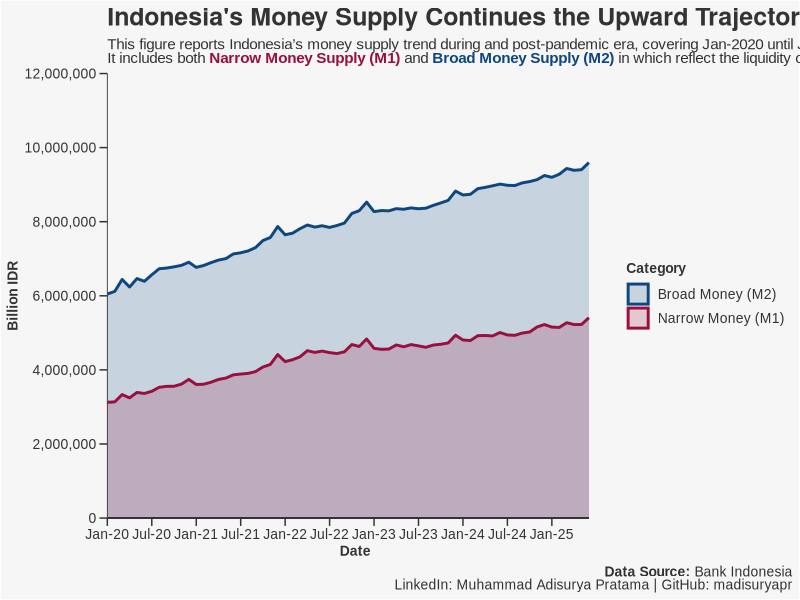
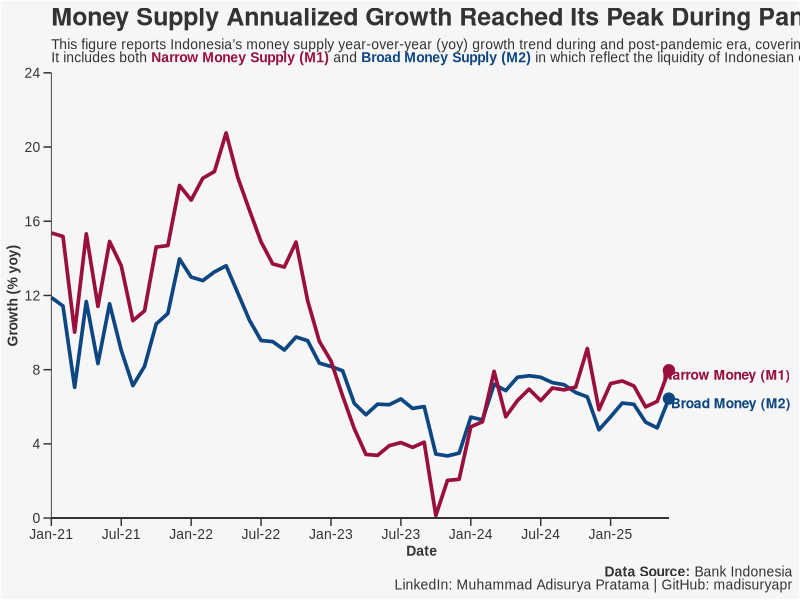
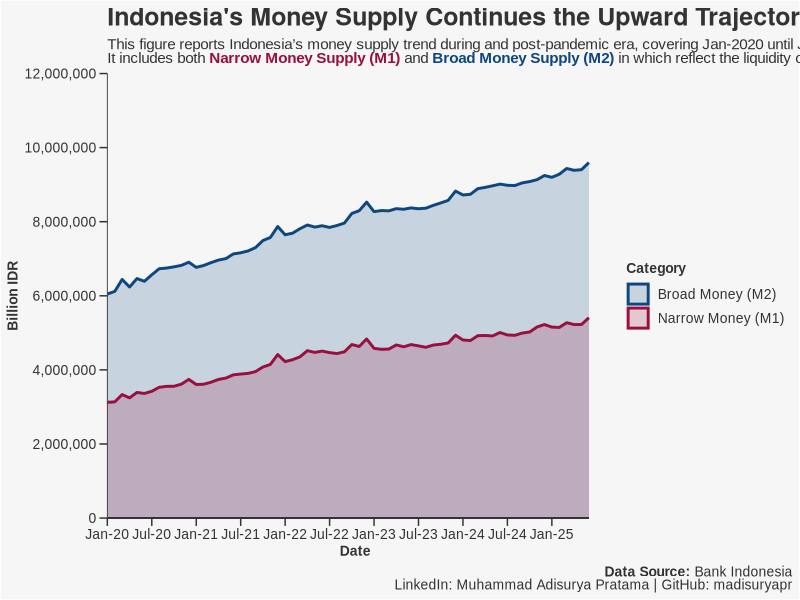
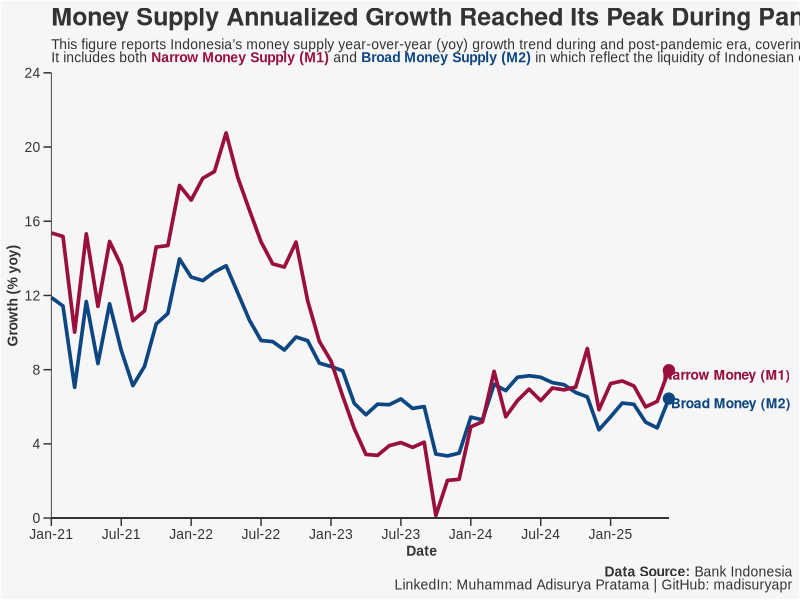

Reproduce these figures in R, in order.
# Indonesia Money Supply Trend During and Post-Pandemic Era
# This R File objective is to perform data visualization for
# Monthly Indonesia's money supply dataset, covering January 2020 until June 2025 period of time.

# Lead necessary packages
library(readxl)    # for importing excel data
library(tidyverse) # for visualizing and data manipulation
library(ggtext)    # packages to conduct additonal text within visualization
library(ggrepel)   # Show text to visualization without any legend
library(zoo)       # Utilized as time series date manipulation
library(scales)    # Converting chart's scale

# Read initial data
money_supply <- read_excel(path = "Data/Indonesia Money Supply.xlsx", sheet = "data")
money_supply # view initial data

# Perform data transformation, this includes:
# 1. Converting data from wide to long format
# 2. Converting values to date
# 3. Creating Variable name and color
moneysupp_long <- money_supply %>%
  pivot_longer(
    cols = '43861':'45838',
    names_to = "Date",
    values_to = "value_billion_idr"
  )

moneysupp_long # view long-formatted data

# Check data classification
class(moneysupp_long$Variable)
class(moneysupp_long$Date)
class(moneysupp_long$value_billion_idr)

# Convert the number string into date format, create monthly time-series date, as well as create Category for Money Supply name, alongside its corresponding color.
moneysupp_long <- moneysupp_long %>%
  mutate(
    Date = as.Date(as.numeric(Date), origin = "1899-12-30"),
    month_date = as.yearmon(Date),
    category_name = case_when(
      Variable == "narrow_money_m1" ~ "Narrow Money (M1)",
      Variable == "broad_money_m2" ~ "Broad Money (M2)"
    ),
    category_color = case_when(
      category_name == "Narrow Money (M1)" ~ "#990F3D",
      category_name == "Broad Money (M2)" ~ "#0D4680"
    )
  )

moneysupp_long # re-check long-formatted data

# Add several features, including:
# difference from previous month
# difference from previous year on the same month
# month-to-month (mtm) growth
# year-over-year (yoy) growth
moneysupp_long <- moneysupp_long %>%
  group_by(category_name) %>%
  arrange(Date, .by_group = TRUE) %>%
  mutate(
    diff_mtm = value_billion_idr - lag(value_billion_idr, 1),
    diff_yoy = value_billion_idr - lag(value_billion_idr, 12),
    growth_mtm = round((value_billion_idr / lag(value_billion_idr, 1) - 1) *100, 2),
    growth_yoy = round((value_billion_idr / lag(value_billion_idr, 12) - 1) * 100, 2)
  ) %>%
  ungroup()

moneysupp_long # check dataframe whether the operation has done properly

# Create dataframe for the most recent data
most_recent <- moneysupp_long %>%
  filter(Date == "2025-06-30")

# Perform data visualization process for Indonesia's Money Supply, both value and yoy growth
# Static Version of Indonesia Money Supply Visualization
id_moneysup_val <- ggplot(
  data = moneysupp_long,
  mapping = aes(
    x = month_date,
    y = value_billion_idr,
    color = category_name,
    fill = category_name
  )
) +
  geom_area(alpha = 0.2, linewidth = 1, position = "identity") +
  geom_segment(
    aes(
      x = min(moneysupp_long$month_date),
      xend = max(moneysupp_long$month_date),
      y = 0, 
      yend = 0
    ),
    color = "#333333",
    linetype = "solid",
    linewidth = 0.3
  ) +
  scale_fill_manual(values = unique(moneysupp_long$category_color)) +
  scale_color_manual(values = unique(moneysupp_long$category_color)) +
  labs(
    title = "Indonesia's Money Supply Continues the Upward Trajectory",
    subtitle = "This figure reports Indonesia's money supply trend during and post-pandemic era, covering Jan-2020 until Jun-2025 period of time. <br>It includes both <span style = 'color:#990F3D;'><b>Narrow Money Supply (M1)</b></span> and <span style = 'color:#0D4680'><b>Broad Money Supply (M2)</b></span> in which reflect the liquidity of Indonesian economy.</br>",
    caption = "<b>Data Source:</b> Bank Indonesia<br>LinkedIn: Muhammad Adisurya Pratama | GitHub: madisuryapr</br>",
    x = "<b>Date</b>", y = "<b>Billion IDR</b>",
    color = "Category", fill = "Category"
  ) +
  scale_y_continuous(
    expand = c(0, 0),
    labels = scales::label_comma(),
    limits = c(0, 12000000),
    breaks = seq(0, 12000000, by = 2000000)
  ) +
  coord_cartesian(
    clip = "off",
    ylim = c(0, 12000000)
  ) +
  scale_x_yearmon(
    expand = expansion(mult = c(0, 0.03)),
    limits = c(as.yearmon("2020-01-01"), as.yearmon("2025-06-01")),
    breaks = seq(
      from = min(moneysupp_long$month_date),
      to = max(moneysupp_long$month_date),
      by = 0.5
    ),
    format = "%b-%y"
  ) +
  theme(
    panel.grid = element_blank(),
    panel.border = element_blank(),
    panel.background = element_rect(fill = "#F6F6F6"),
    plot.background = element_rect(fill = "#F6F6F6"),
    plot.title = element_text(family = "Helvetica", face = "bold", 
                 color = "#333333", size = 18),
    plot.subtitle = ggtext::element_markdown(family = "Arial", color = "#333333", 
                    size = 11),
    plot.caption = ggtext::element_markdown(family = "Arial", color = "#333333", 
                   size = 10),
    plot.caption.position = "plot",
    legend.background = element_rect(fill = "#F6F6F6", color = NA),
    legend.key = element_rect(fill = "#F6F6F6", color = NA),
    legend.title = element_text(
      family = "Arial",
      face = "bold",
      color = "#333333",
      size = 10
    ),
    legend.text = element_text(
      family = "Arial",
      color = "#333333",
      size = 10
    ),
    axis.text.x = element_text(family = "Arial", color = "#333333", size = 10),
    axis.text.y = element_text(family = "Arial", color = "#333333", size = 10),
    axis.title.y = ggtext::element_markdown(family = "Arial", color = "#333333", size = 10),
    axis.title.x = ggtext::element_markdown(family = "Arial", color = "#333333", size = 10),
    axis.line.y = element_line(color = "#333333", linewidth = 0.30),
    axis.line.x = element_blank(),
    axis.ticks.length = unit(0.20, "cm"),
    axis.ticks = element_line(color = "#333333")
  )

id_moneysup_val

# Create Visualization for both M1 and M2 yoy growth
id_moneysup_yoy <- ggplot(
  data = moneysupp_long,
  mapping = aes(
    x = month_date,
    y = growth_yoy,
    color = category_name
  )
) + 
  geom_line(linewidth = 1.25) +
  geom_segment(
    aes(
      x = as.yearmon("2021-01-01"),
      xend = as.yearmon("2025-06-01"),
      y = 0, yend = 0
    ),
    color = "#333333",
    linetype = "solid",
    linewidth = 0.30
  ) +
  geom_point(
    aes(color = category_name),
    data = most_recent,
    size = 3.5, shape = 19
  ) +
  geom_text_repel(
    data = most_recent,
    aes(
      color = category_name, 
      label = category_name
    ),
    family = "Helvetica",
    fontface = "bold",
    direction = "y",
    size = 3.5,
    hjust = -0.50,
    vjust = 1,
    segment.size = 0.70,
    segment.alpha = 0.60,
    segment.linetype = "dotted",
    box.padding = 0.40,
    segment.curvature = -0.1,
    segment.ncp = 3,
    segment.angle = 20
  ) +
    scale_color_manual(values = unique(moneysupp_long$category_color)) +
  labs(
    title = "Money Supply Annualized Growth Reached Its Peak During Pandemic",
    subtitle = "This figure reports Indonesia's money supply year-over-year (yoy) growth trend during and post-pandemic era, covering Jan-2021 until Jun-2025 period of time. <br>It includes both <span style = 'color:#990F3D;'><b>Narrow Money Supply (M1)</b></span> and <span style = 'color:#0D4680'><b>Broad Money Supply (M2)</b></span> in which reflect the liquidity of Indonesian economy.</br>",
    caption = "<b>Data Source:</b> Bank Indonesia<br>LinkedIn: Muhammad Adisurya Pratama | GitHub: madisuryapr</br>",
    x = "<b>Date</b>", y = "<b>Growth (% yoy)</b>"
  ) +
  scale_y_continuous(
    expand = c(0, 0),
    limits = c(0, 22),
    breaks = seq(0, 24, by = 4)
  ) +
  coord_cartesian(
    clip = "off",
    ylim = c(0, 24)
  ) +
  scale_x_yearmon(
    expand = expansion(mult = c(0, 0.20)),
    limits = c(as.yearmon("2021-01-01"), as.yearmon("2025-06-01")),
    breaks = seq(
      from = as.yearmon("2021-01-01"),
      to = as.yearmon("2025-06-01"),
      by = 0.5
    ),
    format = "%b-%y"
  ) +
  theme(
    panel.grid = element_blank(),
    panel.border = element_blank(),
    panel.background = element_rect(fill = "#F6F6F6"),
    plot.background = element_rect(fill = "#F6F6F6"),
    plot.title = element_text(family = "Helvetica", face = "bold", 
                 color = "#333333", size = 18),
    plot.subtitle = ggtext::element_markdown(family = "Arial", color = "#333333", 
                    size = 10),
    plot.caption = ggtext::element_markdown(family = "Arial", color = "#333333", 
                   size = 10),
    plot.caption.position = "plot",
    legend.position = "none",
    axis.text.x = element_text(family = "Arial", color = "#333333", size = 10),
    axis.text.y = element_text(family = "Arial", color = "#333333", size = 10),
    axis.title.y = ggtext::element_markdown(family = "Arial", color = "#333333", size = 10),
    axis.title.x = ggtext::element_markdown(family = "Arial", color = "#333333", size = 10),
    axis.line.y = element_line(color = "#333333", linewidth = 0.30),
    axis.line.x = element_blank(),
    axis.ticks.length = unit(0.20, "cm"),
    axis.ticks = element_line(color = "#333333")
  )

id_moneysup_yoy

# Save Data Visualization into JPEG Format
# Money Supply in Billion IDR
ggsave(
  "Indonesia Money Supply Trend.jpeg",
  plot = id_moneysup_val,
  width = 1600,
  height = 1024,
  units = "px",
  dpi = 150
)

# Money Supply Annualized (yoy) growth
ggsave(
  "Indonesia Money Supply Annualized Growth.jpeg",
  plot = id_moneysup_yoy,
  width = 1600,
  height = 1024,
  units = "px",
  dpi = 150
)
